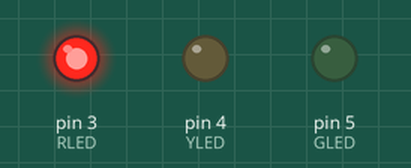
Bench run of a sketch on a simulated Arduino Uno, built with avr-gcc and run on an emulated ATmega328P. On the bench: output pins drawn as LEDs (lit = HIGH).

Above: at 0.1 s.
At 0.6 s:
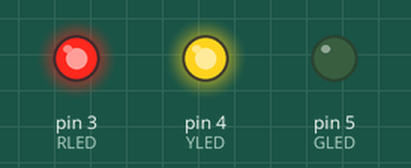
At 1.1 s:
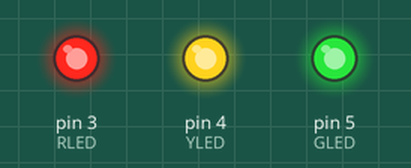
Timing chart, 0 to 2.6 s (numbered marks = the images above):
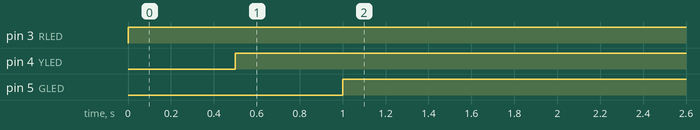

The sketch:

System_Potentiometer_LED.ino
```cpp
int RLED = 3;
int YLED = 4;
int GLED = 5;

void setup() {
  // put your setup code here, to run once:
  pinMode(RLED, OUTPUT);
  pinMode(YLED, OUTPUT);
  pinMode(GLED, OUTPUT);
  Serial.begin(9600);
}

void loop() {
  // put your main code here, to run repeatedly:
  digitalWrite(RLED,HIGH);
  delay(500);
  digitalWrite(YLED,HIGH);
  delay(500);
  digitalWrite(GLED,HIGH);
  delay(500);

}
```

Measured:
- by itself, pin 3 (RLED): LOW → HIGH at 0.00 s
- by itself, pin 4 (YLED): LOW → HIGH at 0.50 s
- by itself, pin 5 (GLED): LOW → HIGH at 1.0 s
